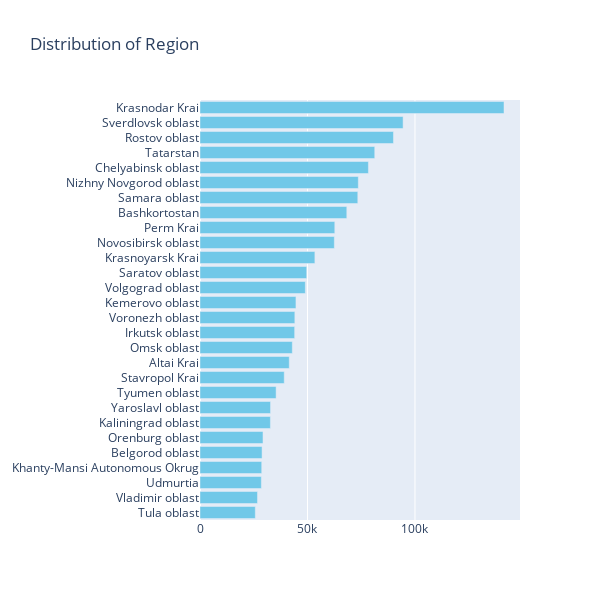

The code cell stored with this chart in its notebook:
### Markdown cell above
> - As also observed in the previous graph that items related to personal belongings are largely present in the dataset. Under these items, Clothing, Accessories, Children Apparels are very common. In total about 550K items are present in these top categories. 
> - Similar to clothing category, Shoes is another popular category of items present in the dataset, as child shoes and adult shoes items are high in number 
> - Avito also showcases a large number of advertisments related to child related items such as toys. 
> - Large number of ads on Avito about Apartments and its essential compontns such as furniture, interor designing can also be found. 
> - Categories such as plants, Tablets and e-books have relatively lower number of advertisments present on Avito. These might not be performing well on Avito

<a id="5-5"></a>
### 5.5 Which Region has highest number of items

### Code cell
_generate_bar_plot_hor(train_df, cols[2], "Distribution of Region", '#71c8e8', 600, 600, 200, limit=30)

### Figure 1 — Plotly figure (JSON) as saved in the notebook; plotly's stock layout.template omitted (floating-point values rounded to 4 significant figures)
{"data": [{"marker": {"color": "#71c8e8"}, "orientation": "h", "type": "bar", "x": [25733, 26741, 28537, 28709, 28868, 29303, 32756, 32814, 35411, 39187, 41520, 42939, 44030, 44116, 44635, 48998, 49645, 53442, 62486, 62704, 68291, 73407, 73643, 78339, 81284, 89995, 94475, 141416], "y": ["Tula oblast", "Vladimir oblast", "Udmurtia", "Khanty-Mansi Autonomous Okrug", "Belgorod oblast", "Orenburg oblast", "Kaliningrad oblast", "Yaroslavl oblast", "Tyumen oblast", "Stavropol Krai", "Altai Krai", "Omsk oblast", "Irkutsk oblast", "Voronezh oblast", "Kemerovo oblast", "Volgograd oblast", "Saratov oblast", "Krasnoyarsk Krai", "Novosibirsk oblast", "Perm Krai", "Bashkortostan", "Samara oblast", "Nizhny Novgorod oblast", "Chelyabinsk oblast", "Tatarstan", "Rostov oblast", "Sverdlovsk oblast", "Krasnodar Krai"]}], "layout": {"height": 600, "margin": {"l": 200}, "title": {"text": "Distribution of Region"}, "width": 600}}
